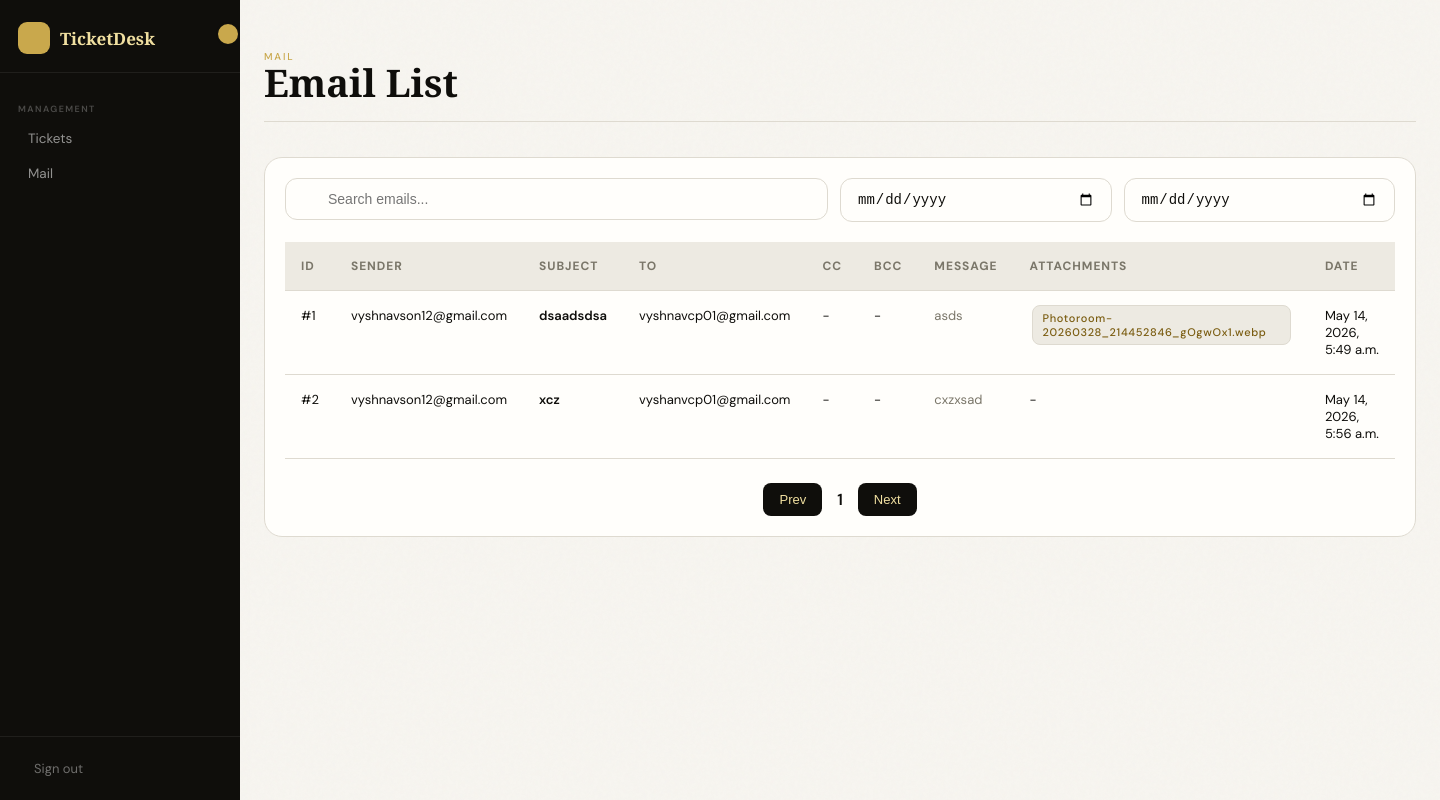
Page /email-list/ on the committed database.
### myapp/models.py (models this page shows, shortened)
class SentEmail(models.Model):
    sender_email = models.EmailField()
    subject = models.CharField(max_length=255)
    body = models.TextField()
    to_email = models.TextField()
    cc_email  = models.TextField(blank=True, null=True)
    bcc_email = models.TextField(blank=True, null=True)
    created_at = models.DateTimeField(auto_now_add=True)

class EmailAttachment(models.Model):
    email = models.ForeignKey(SentEmail, on_delete=models.CASCADE, related_name='attachments')
    file = models.FileField(upload_to="email_attachments/")

### myapp/views.py (the view, shortened to what this page needs)
# urls.py: path("email-list/",views. email_list, name="email_list"),
def email_list(request):
    emails = SentEmail.objects.all().prefetch_related("attachments").order_by("id")
    search = request.GET.get("search")
    from_date = request.GET.get("from_date")
    to_date = request.GET.get("to_date")
    if from_date:
        emails = emails.filter(created_at__date__gte=from_date)
    if to_date:
        emails = emails.filter(created_at__date__lte=to_date)
    page_number = request.GET.get("page", 1)
    paginator = Paginator(emails, 10)
    page_obj = paginator.get_page(page_number)
    emails = page_obj.object_list
    return render(request, "email_list.html", {
        "emails": emails,
        "sender_email": settings.EMAIL_HOST_USER
    })

### templates/email_list.html (shortened to what this page needs)
{% extends "main.html" %}
{% load static %}
{% block content %}
<div class="shell">
    <div class="top-header">
        <div>
            <div class="eyebrow">Mail</div>
            <h1 class="title">Email List</h1>
        </div>
    </div>
    <div class="card">
        <div class="filters">
            <div class="search-box">
                <input
                    type="text"
                    id="search"
                    placeholder="Search emails..."
                >
            </div>
            <input type="date" id="from_date">
            <input type="date" id="to_date">
        </div>
        <div class="table-wrap">
            <table>
                <thead>
                    <tr>
                        <th>ID</th>
                        <th>Sender</th>
                        <th>Subject</th>
                        <th>To</th>
                        <th>CC</th>
                        <th>BCC</th>
                        <th>Message</th>
                        <th>Attachments</th>
                        <th>Date</th>
                    </tr>
                </thead>
                <tbody id="email-table-body">
                    {% for email in emails %}
                    <tr>
                        <td>#{{ email.id }}</td>
                        <td>{{ email.sender_email }}</td>
                        <td class="subject">
                            {{ email.subject }}
                        </td>
                        <td>{{ email.to_email }}</td>
                        <td>{{ email.cc_email|default:"-" }}</td>
                        <td>{{ email.bcc_email|default:"-" }}</td>
                        <td>
                            <div class="message">
                                {{ email.body }}
                            </div>
                        </td>
                        <td>
                            {% for file in email.attachments.all %}
                                <div class="badge">
                                    {{ file.file.name|cut:"email_attachments/" }}
                                </div>
                            {% empty %}
                                -
                            {% endfor %}
                        </td>
                        <td>{{ email.created_at }}</td>
                    </tr>
                    {% endfor %}
                </tbody>
            </table>
        </div>
        <div class="pagination">
            <button id="prev-btn" onclick="prevPage()">
                Prev
            </button>
            <span id="page-number">1</span>
            <button id="next-btn" onclick="nextPage()">
                Next
            </button>
        </div>
    </div>
</div>
{% endblock %}

### templates/main.html (style rules this page uses)
*, *::before, *::after { box-sizing: border-box; margin: 0; padding: 0; }
:root { --ink: #0f0e0b; --paper: #f7f5f0; --cream: #edeae2; --gold: #c9a84c; --gold-light: #f0dfa0; --muted: #7a7669; --card: #fffefb; --border: #dedad0; --red: #c0392b; --red-light: #fde8e8; --green: #15803d; --green-light: #dcfce7; --green-border: #86efac; --blue: #1d4ed8; --blue-light: #dbeafe; --blue-border: #93c5fd; --sidebar-w: 240px; }
body { font-family: 'DM Sans', sans-serif; background: var(--paper); min-height: 100vh; color: var(--ink); display: flex; overflow-x: hidden; }
body::before { content: ''; position: fixed; inset: 0; pointer-events: none; z-index: 0; opacity: 0.6; }
.shell { max-width: 760px; margin: 0 auto; padding: 48px 24px 80px; }
.eyebrow { font-size: 10px; font-weight: 500; letter-spacing: 0.18em; text-transform: uppercase; color: var(--gold); }
.title { font-family: 'Playfair Display', Georgia, serif; font-size: 36px; font-weight: 700; line-height: 1; color: var(--ink); display: flex; align-items: center; gap: 12px; }
.badge { font-family: 'DM Sans', sans-serif; font-size: 10px; font-weight: 500; letter-spacing: 0.06em; padding: 3px 10px; border-radius: 20px; background: var(--gold-light); color: #7a5c10; border: 1px solid #e0c97a; vertical-align: middle; position: relative; top: -4px; }

### templates/email_list.html (style rules this page uses)
* { margin:0; padding:0; box-sizing:border-box; }
.shell { max-width:1400px; margin:auto; padding:50px 24px; position:relative; z-index:1; }
.top-header { display:flex; justify-content:space-between; align-items:flex-end; margin-bottom:35px; padding-bottom:20px; border-bottom:1px solid var(--border); }
.eyebrow { font-size:10px; text-transform:uppercase; letter-spacing:.18em; color:var(--gold); }
.title { font-family:'Playfair Display',serif; font-size:38px; font-weight:700; }
.card { background:var(--card); padding:20px; border-radius:18px; border:1px solid var(--border); }
.filters { display:grid; grid-template-columns:2fr 1fr 1fr; gap:12px; margin-bottom:20px; }
.search-box { position:relative; }
input { width:100%; padding:12px 16px; border:1px solid var(--border); border-radius:12px; outline:none; background:var(--card); color:var(--ink); font-size:14px; transition:.3s; }
.search-box input { padding-left:42px; }
.table-wrap { overflow-x:auto; }
table { width:100%; border-collapse:collapse; min-width:1100px; }
thead { background:var(--cream); }
th { text-align:left; padding:16px; font-size:12px; color:var(--muted); border-bottom:1px solid var(--border); white-space:nowrap; text-transform:uppercase; letter-spacing:.08em; }
td { padding:16px; border-bottom:1px solid var(--border); font-size:13px; vertical-align:top; }
tbody tr { transition:.2s; }
.subject { font-weight:600; }
.message { max-width:220px; white-space:nowrap; overflow:hidden; text-overflow:ellipsis; color:var(--muted); }
.badge { display:inline-block; padding:5px 10px; background:var(--cream); border-radius:8px; font-size:11px; margin:2px; border:1px solid var(--border); }
.pagination { display:flex; justify-content:center; align-items:center; gap:15px; margin-top:24px; }
.pagination button { padding:9px 16px; border:none; background:var(--ink); color:var(--gold-light); border-radius:8px; cursor:pointer; font-size:13px; transition:.2s; }
#page-number { font-weight:600; color:var(--ink); }

### rows in the picture
SentEmail: id "1", sender_email "vyshnavson12@gmail.com", subject "dsaadsdsa", to_email "vyshnavcp01@gmail.com", cc_email "-", bcc_email "-", body "asds", created_at "May 14, 2026, 5:49 a.m."
EmailAttachment: file.name "Photoroom-20260328_214452846_gOgwOx1.webp"
SentEmail: id "2", sender_email "vyshnavson12@gmail.com", subject "xcz", to_email "vyshanvcp01@gmail.com", cc_email "-", bcc_email "-", body "cxzxsad", created_at "May 14, 2026, 5:56 a.m."
